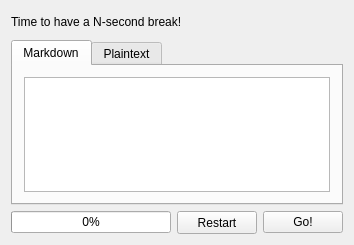
<?xml version="1.0" encoding="UTF-8"?>
<ui version="4.0">
 <class>MainWindow</class>
 <widget class="QMainWindow" name="MainWindow">
  <property name="geometry">
   <rect>
    <x>0</x>
    <y>0</y>
    <width>354</width>
    <height>245</height>
   </rect>
  </property>
  <property name="sizePolicy">
   <sizepolicy hsizetype="Ignored" vsizetype="Ignored">
    <horstretch>20</horstretch>
    <verstretch>20</verstretch>
   </sizepolicy>
  </property>
  <property name="windowTitle">
   <string>QBreak Reminder</string>
  </property>
  <property name="windowIcon">
   <iconset>
    <normaloff>:/Leaf.png</normaloff>:/Leaf.png</iconset>
  </property>
  <property name="statusTip">
   <string/>
  </property>
  <widget class="QWidget" name="centralWidget">
   <layout class="QVBoxLayout" name="verticalLayout" stretch="1,7,1">
    <item>
     <layout class="QHBoxLayout" name="horizontalLayout_2" stretch="8">
      <item>
       <widget class="QLabel" name="lblText">
        <property name="sizePolicy">
         <sizepolicy hsizetype="Preferred" vsizetype="MinimumExpanding">
          <horstretch>7</horstretch>
          <verstretch>7</verstretch>
         </sizepolicy>
        </property>
        <property name="text">
         <string>&lt;html&gt;&lt;head/&gt;&lt;body&gt;&lt;p&gt;Time to have a N-second break!&lt;/p&gt;&lt;/body&gt;&lt;/html&gt;</string>
        </property>
        <property name="wordWrap">
         <bool>true</bool>
        </property>
       </widget>
      </item>
     </layout>
    </item>
    <item>
     <widget class="QTabWidget" name="tabWidget">
      <property name="currentIndex">
       <number>0</number>
      </property>
      <widget class="QWidget" name="tab">
       <property name="enabled">
        <bool>true</bool>
       </property>
       <attribute name="title">
        <string>Markdown</string>
       </attribute>
       <layout class="QHBoxLayout" name="horizontalLayout_4">
        <item>
         <widget class="QTextEdit" name="textEditMarkdownDisp">
          <property name="minimumSize">
           <size>
            <width>0</width>
            <height>0</height>
           </size>
          </property>
          <property name="tabStopDistance">
           <double>20.000000000000000</double>
          </property>
         </widget>
        </item>
       </layout>
      </widget>
      <widget class="QWidget" name="tab_2">
       <attribute name="title">
        <string>Plaintext</string>
       </attribute>
       <layout class="QHBoxLayout" name="horizontalLayout_3">
        <item>
         <widget class="QPlainTextEdit" name="plainTextEdit">
          <property name="sizePolicy">
           <sizepolicy hsizetype="Expanding" vsizetype="Expanding">
            <horstretch>0</horstretch>
            <verstretch>0</verstretch>
           </sizepolicy>
          </property>
          <property name="plainText">
           <string/>
          </property>
         </widget>
        </item>
       </layout>
      </widget>
     </widget>
    </item>
    <item>
     <layout class="QHBoxLayout" name="horizontalLayout">
      <item>
       <widget class="QProgressBar" name="progressBar">
        <property name="sizePolicy">
         <sizepolicy hsizetype="Preferred" vsizetype="Maximum">
          <horstretch>8</horstretch>
          <verstretch>0</verstretch>
         </sizepolicy>
        </property>
        <property name="value">
         <number>0</number>
        </property>
       </widget>
      </item>
      <item>
       <widget class="QPushButton" name="btnRestart">
        <property name="enabled">
         <bool>true</bool>
        </property>
        <property name="sizePolicy">
         <sizepolicy hsizetype="MinimumExpanding" vsizetype="MinimumExpanding">
          <horstretch>0</horstretch>
          <verstretch>0</verstretch>
         </sizepolicy>
        </property>
        <property name="styleSheet">
         <string notr="true">QPushButton:disabled {
    color: rgb(128, 128, 128);
}
</string>
        </property>
        <property name="text">
         <string>Restart</string>
        </property>
       </widget>
      </item>
      <item>
       <widget class="QPushButton" name="btnGo">
        <property name="sizePolicy">
         <sizepolicy hsizetype="Maximum" vsizetype="Maximum">
          <horstretch>2</horstretch>
          <verstretch>0</verstretch>
         </sizepolicy>
        </property>
        <property name="styleSheet">
         <string notr="true">QPushButton:disabled {
    color: rgb(128, 128, 128);
}
</string>
        </property>
        <property name="text">
         <string>Go!</string>
        </property>
       </widget>
      </item>
     </layout>
    </item>
   </layout>
  </widget>
  <action name="actionExit">
   <property name="text">
    <string>Exit</string>
   </property>
  </action>
 </widget>
 <layoutdefault spacing="6" margin="11"/>
 <resources/>
 <connections/>
</ui>
